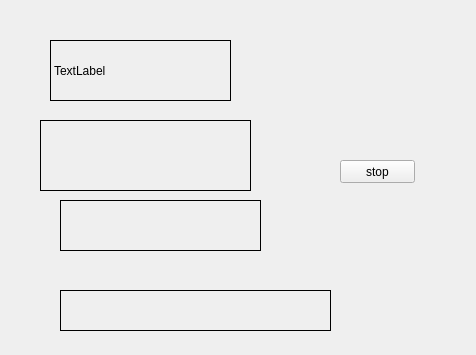
<?xml version="1.0" encoding="UTF-8"?>
<ui version="4.0">
 <class>Widget</class>
 <widget class="QWidget" name="Widget">
  <property name="geometry">
   <rect>
    <x>0</x>
    <y>0</y>
    <width>476</width>
    <height>355</height>
   </rect>
  </property>
  <property name="windowTitle">
   <string>Widget</string>
  </property>
  <widget class="MyLabel" name="label">
   <property name="geometry">
    <rect>
     <x>50</x>
     <y>40</y>
     <width>181</width>
     <height>61</height>
    </rect>
   </property>
   <property name="frameShape">
    <enum>QFrame::Box</enum>
   </property>
   <property name="text">
    <string>TextLabel</string>
   </property>
  </widget>
  <widget class="QLabel" name="label_2">
   <property name="geometry">
    <rect>
     <x>40</x>
     <y>120</y>
     <width>211</width>
     <height>71</height>
    </rect>
   </property>
   <property name="frameShape">
    <enum>QFrame::Panel</enum>
   </property>
   <property name="text">
    <string/>
   </property>
  </widget>
  <widget class="QLabel" name="label_3">
   <property name="geometry">
    <rect>
     <x>60</x>
     <y>200</y>
     <width>201</width>
     <height>51</height>
    </rect>
   </property>
   <property name="frameShape">
    <enum>QFrame::Panel</enum>
   </property>
   <property name="text">
    <string/>
   </property>
  </widget>
  <widget class="QLabel" name="label_4">
   <property name="geometry">
    <rect>
     <x>60</x>
     <y>290</y>
     <width>271</width>
     <height>41</height>
    </rect>
   </property>
   <property name="frameShape">
    <enum>QFrame::Panel</enum>
   </property>
   <property name="text">
    <string/>
   </property>
  </widget>
  <widget class="QPushButton" name="pushButton">
   <property name="geometry">
    <rect>
     <x>340</x>
     <y>160</y>
     <width>75</width>
     <height>23</height>
    </rect>
   </property>
   <property name="text">
    <string>stop</string>
   </property>
  </widget>
 </widget>
 <layoutdefault spacing="6" margin="11"/>
 <customwidgets>
  <customwidget>
   <class>MyLabel</class>
   <extends>QLabel</extends>
   <header location="global">mylabel.h</header>
  </customwidget>
 </customwidgets>
 <resources/>
 <connections/>
</ui>
